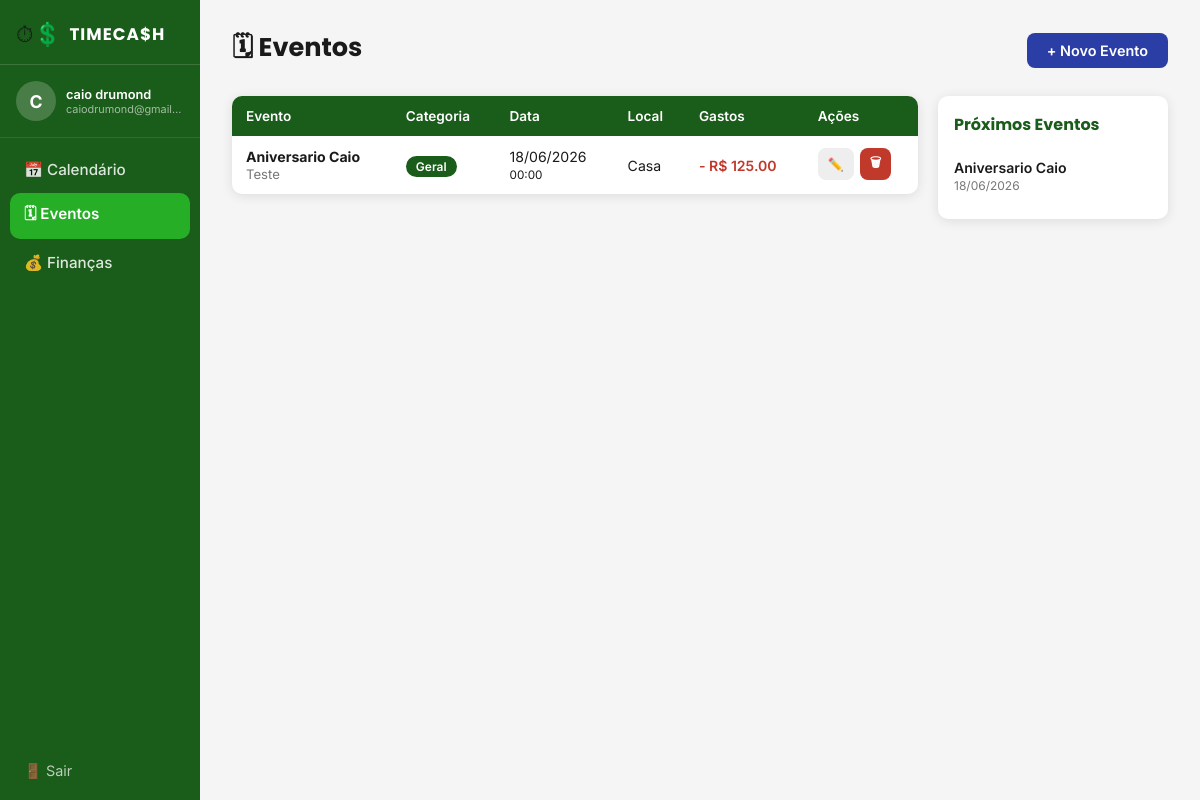
Screenshot of /eventos/ (signed in) with the database file from the repository.
### app/models.py (models this page shows, shortened)
class User(UserMixin, db.Model):
    __tablename__ = 'users'
    id = db.Column(db.Integer, primary_key=True)
    name = db.Column(db.String(100), nullable=False)
    email = db.Column(db.String(150), unique=True, nullable=False)
    password_hash = db.Column(db.String(256), nullable=False)
    created_at = db.Column(db.DateTime, default=datetime.utcnow)
    events = db.relationship('Event', backref='user', lazy=True, cascade='all, delete-orphan')
    finances = db.relationship('Finance', backref='user', lazy=True, cascade='all, delete-orphan')

class Event(db.Model):
    __tablename__ = 'events'
    id = db.Column(db.Integer, primary_key=True)
    title = db.Column(db.String(150), nullable=False)
    description = db.Column(db.Text, nullable=True)
    date = db.Column(db.Date, nullable=False)
    time = db.Column(db.Time, nullable=True)
    category = db.Column(db.String(50), nullable=False, default='Geral')
    location = db.Column(db.String(200), nullable=True)
    created_at = db.Column(db.DateTime, default=datetime.utcnow)
    user_id = db.Column(db.Integer, db.ForeignKey('users.id'), nullable=False)
    finances = db.relationship('Finance', backref='event', lazy=True, cascade='all, delete-orphan')
    @property
    def total_gastos(self):
        return sum(f.amount for f in self.finances if f.type == 'saida')

class Finance(db.Model):
    __tablename__ = 'finances'
    id = db.Column(db.Integer, primary_key=True)
    description = db.Column(db.String(200), nullable=False)
    amount = db.Column(db.Float, nullable=False)
    type = db.Column(db.String(10), nullable=False)  # 'entrada' ou 'saida'
    date = db.Column(db.Date, nullable=False)
    created_at = db.Column(db.DateTime, default=datetime.utcnow)
    user_id = db.Column(db.Integer, db.ForeignKey('users.id'), nullable=False)
    event_id = db.Column(db.Integer, db.ForeignKey('events.id'), nullable=True)

### app/events/routes.py (the view)
@events_bp.route('/')
@login_required
def index():
    events = Event.query.filter_by(user_id=current_user.id).order_by(Event.date.asc()).all()
    return render_template('events/index.html', events=events, hoje=date.today())

### app/models.py (called while the page is built)
@login_manager.user_loader
def load_user(user_id):
    return User.query.get(int(user_id))

### app/templates/events/index.html (shortened to what this page needs)
{% extends 'base.html' %}
{% block content %}
<div class="page-header">
    <h1>🗓 Eventos</h1>
    <a href="{{ url_for('events.create') }}" class="btn btn-primary">+ Novo Evento</a>
</div>
<div class="events-layout">
    <div class="events-table-wrapper">
        {% if events %}
        <table class="data-table">
            <thead>
                <tr>
                    <th>Evento</th>
                    <th>Categoria</th>
                    <th>Data</th>
                    <th>Local</th>
                    <th>Gastos</th>
                    <th>Ações</th>
                </tr>
            </thead>
            <tbody>
                {% for event in events %}
                <tr>
                    <td>
                        <strong>{{ event.title }}</strong>
                        {% if event.description %}
                            <br><small class="text-muted">{{ event.description[:50] }}{% if event.description|length > 50 %}…{% endif %}</small>
                        {% endif %}
                    </td>
                    <td><span class="badge badge-{{ event.category|lower }}">{{ event.category }}</span></td>
                    <td>{{ event.date.strftime('%d/%m/%Y') }}{% if event.time %}<br><small>{{ event.time.strftime('%H:%M') }}</small>{% endif %}</td>
                    <td>{{ event.location or '—' }}</td>
                    <td>
                        {% if event.total_gastos > 0 %}
                            <span class="value-saida">- R$ {{ "%.2f"|format(event.total_gastos) }}</span>
                        {% else %}
                            <span class="text-muted">—</span>
                        {% endif %}
                    </td>
                    <td class="actions">
                        <a href="{{ url_for('events.edit', event_id=event.id) }}" class="btn btn-sm btn-ghost">✏️</a>
                        <form method="POST" action="{{ url_for('events.delete', event_id=event.id) }}" style="display:inline" onsubmit="return confirm('Excluir este evento?')">
                            <button type="submit" class="btn btn-sm btn-danger">🗑</button>
                        </form>
                    </td>
                </tr>
                {% endfor %}
            </tbody>
        </table>
        {% else %}
            <div class="empty-state">
                <span>📭</span>
                <p>Nenhum evento cadastrado ainda.</p>
                <a href="{{ url_for('events.create') }}" class="btn btn-primary">Criar primeiro evento</a>
            </div>
        {% endif %}
    </div>
    <div class="upcoming-events">
        <h3>Próximos Eventos</h3>
        {% set upcoming = events | selectattr('date', 'ge', hoje) | list if hoje is defined else events %}
        {% set future_events = [] %}
        {% if future_events %}
            {% for e in future_events[:5] %}
                <div class="upcoming-card">
                    <span class="upcoming-title">{{ e.title }}</span>
                    <span class="upcoming-date">{{ e.date.strftime('%d/%m/%Y') }}</span>
                </div>
            {% endfor %}
        {% else %}
            <p class="empty-msg">Sem próximos eventos.</p>
        {% endif %}
    </div>
</div>
{% endblock %}

### app/templates/base.html (shortened to what this page needs)
<!DOCTYPE html>
<html lang="pt-BR">
<head>
    <link rel="stylesheet" href="{{ url_for('static', filename='css/style.css') }}">
</head>
<body>
{% if current_user.is_authenticated %}
<div class="layout">
    <aside class="sidebar">
        <div class="sidebar-logo">
            <span class="logo-icon">⏱💲</span>
            <span class="logo-text">TIMECA$H</span>
        </div>
        <div class="sidebar-user">
            <div class="avatar">{{ current_user.name[0].upper() }}</div>
            <div class="user-info">
                <span class="user-name">{{ current_user.name }}</span>
                <span class="user-email">{{ current_user.email }}</span>
            </div>
        </div>
        <nav class="sidebar-nav">
            <a href="{{ url_for('calendar.index') }}" class="nav-item {% if request.blueprint == 'calendar' %}active{% endif %}">
                📅 Calendário
            </a>
            <a href="{{ url_for('events.index') }}" class="nav-item {% if request.blueprint == 'events' %}active{% endif %}">
                🗓 Eventos
            </a>
            <a href="{{ url_for('finances.index') }}" class="nav-item {% if request.blueprint == 'finances' %}active{% endif %}">
                💰 Finanças
            </a>
        </nav>
        <a href="{{ url_for('auth.logout') }}" class="logout-btn">🚪 Sair</a>
    </aside>
    <main class="main-content">
        {% block content %}{% endblock %}
    </main>
</div>
{% endif %}
</body>
</html>

### rows the page displays
User: name "C", name "caio drumond", email "caiodrumond@gmail…"
Event: title "Aniversario Caio", description "Teste", category "Geral", date "18/06/2026", time "00:00", location "Casa"
Finance: total_gastos "125.00"
